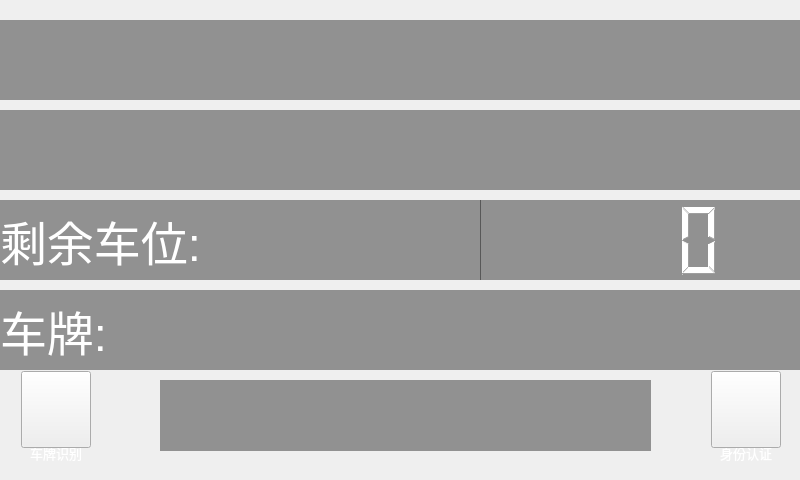
<?xml version="1.0" encoding="UTF-8"?>
<ui version="4.0">
 <class>scanner</class>
 <widget class="QWidget" name="scanner">
  <property name="geometry">
   <rect>
    <x>0</x>
    <y>0</y>
    <width>800</width>
    <height>480</height>
   </rect>
  </property>
  <property name="minimumSize">
   <size>
    <width>800</width>
    <height>480</height>
   </size>
  </property>
  <property name="windowTitle">
   <string>Form</string>
  </property>
  <widget class="QPushButton" name="gallery_Button">
   <property name="geometry">
    <rect>
     <x>21</x>
     <y>371</y>
     <width>70</width>
     <height>77</height>
    </rect>
   </property>
   <property name="minimumSize">
    <size>
     <width>70</width>
     <height>77</height>
    </size>
   </property>
   <property name="maximumSize">
    <size>
     <width>70</width>
     <height>77</height>
    </size>
   </property>
   <property name="font">
    <font>
     <stylestrategy>PreferAntialias</stylestrategy>
    </font>
   </property>
   <property name="focusPolicy">
    <enum>Qt::NoFocus</enum>
   </property>
   <property name="styleSheet">
    <string notr="true">border-image: url(:/icon/icon/sound.png);
</string>
   </property>
   <property name="text">
    <string/>
   </property>
  </widget>
  <widget class="QLabel" name="plate_label">
   <property name="geometry">
    <rect>
     <x>0</x>
     <y>290</y>
     <width>801</width>
     <height>80</height>
    </rect>
   </property>
   <property name="minimumSize">
    <size>
     <width>160</width>
     <height>50</height>
    </size>
   </property>
   <property name="maximumSize">
    <size>
     <width>16777215</width>
     <height>16777215</height>
    </size>
   </property>
   <property name="font">
    <font>
     <pointsize>35</pointsize>
     <stylestrategy>PreferAntialias</stylestrategy>
    </font>
   </property>
   <property name="styleSheet">
    <string notr="true">color: rgb(255, 255, 255);
background-color: rgba(0, 0, 0, 100);</string>
   </property>
   <property name="text">
    <string>车牌:</string>
   </property>
   <property name="alignment">
    <set>Qt::AlignLeading|Qt::AlignLeft|Qt::AlignVCenter</set>
   </property>
  </widget>
  <widget class="QLabel" name="label">
   <property name="geometry">
    <rect>
     <x>21</x>
     <y>440</y>
     <width>70</width>
     <height>25</height>
    </rect>
   </property>
   <property name="minimumSize">
    <size>
     <width>70</width>
     <height>0</height>
    </size>
   </property>
   <property name="maximumSize">
    <size>
     <width>70</width>
     <height>16777215</height>
    </size>
   </property>
   <property name="font">
    <font>
     <pointsize>10</pointsize>
    </font>
   </property>
   <property name="styleSheet">
    <string notr="true">color: rgb(255, 255, 255);</string>
   </property>
   <property name="text">
    <string>车牌识别</string>
   </property>
   <property name="alignment">
    <set>Qt::AlignCenter</set>
   </property>
  </widget>
  <widget class="QPushButton" name="lock_Button">
   <property name="geometry">
    <rect>
     <x>711</x>
     <y>371</y>
     <width>70</width>
     <height>77</height>
    </rect>
   </property>
   <property name="minimumSize">
    <size>
     <width>70</width>
     <height>77</height>
    </size>
   </property>
   <property name="maximumSize">
    <size>
     <width>70</width>
     <height>77</height>
    </size>
   </property>
   <property name="font">
    <font>
     <stylestrategy>PreferAntialias</stylestrategy>
    </font>
   </property>
   <property name="focusPolicy">
    <enum>Qt::NoFocus</enum>
   </property>
   <property name="styleSheet">
    <string notr="true">border-image: url(:/icon/icon/padlock.png);
</string>
   </property>
   <property name="text">
    <string/>
   </property>
  </widget>
  <widget class="QLabel" name="label_2">
   <property name="geometry">
    <rect>
     <x>711</x>
     <y>440</y>
     <width>70</width>
     <height>25</height>
    </rect>
   </property>
   <property name="minimumSize">
    <size>
     <width>70</width>
     <height>0</height>
    </size>
   </property>
   <property name="maximumSize">
    <size>
     <width>70</width>
     <height>16777215</height>
    </size>
   </property>
   <property name="font">
    <font>
     <pointsize>10</pointsize>
    </font>
   </property>
   <property name="styleSheet">
    <string notr="true">color: rgb(255, 255, 255);</string>
   </property>
   <property name="text">
    <string>身份认证</string>
   </property>
   <property name="alignment">
    <set>Qt::AlignCenter</set>
   </property>
  </widget>
  <widget class="QLabel" name="temp_label">
   <property name="enabled">
    <bool>true</bool>
   </property>
   <property name="geometry">
    <rect>
     <x>0</x>
     <y>20</y>
     <width>801</width>
     <height>80</height>
    </rect>
   </property>
   <property name="minimumSize">
    <size>
     <width>160</width>
     <height>50</height>
    </size>
   </property>
   <property name="maximumSize">
    <size>
     <width>16777215</width>
     <height>16777215</height>
    </size>
   </property>
   <property name="font">
    <font>
     <pointsize>35</pointsize>
     <stylestrategy>PreferAntialias</stylestrategy>
    </font>
   </property>
   <property name="styleSheet">
    <string notr="true">color: rgb(255, 255, 255);
background-color: rgba(0, 0, 0, 100);</string>
   </property>
   <property name="text">
    <string/>
   </property>
   <property name="alignment">
    <set>Qt::AlignLeading|Qt::AlignLeft|Qt::AlignVCenter</set>
   </property>
  </widget>
  <widget class="QLabel" name="scanner_label">
   <property name="enabled">
    <bool>true</bool>
   </property>
   <property name="geometry">
    <rect>
     <x>160</x>
     <y>380</y>
     <width>491</width>
     <height>71</height>
    </rect>
   </property>
   <property name="minimumSize">
    <size>
     <width>160</width>
     <height>50</height>
    </size>
   </property>
   <property name="maximumSize">
    <size>
     <width>16777215</width>
     <height>16777215</height>
    </size>
   </property>
   <property name="font">
    <font>
     <pointsize>35</pointsize>
     <stylestrategy>PreferAntialias</stylestrategy>
    </font>
   </property>
   <property name="styleSheet">
    <string notr="true">color: rgb(255, 255, 255);
background-color: rgba(0, 0, 0, 100);</string>
   </property>
   <property name="text">
    <string/>
   </property>
   <property name="alignment">
    <set>Qt::AlignCenter</set>
   </property>
  </widget>
  <widget class="QLCDNumber" name="lcdNumber">
   <property name="geometry">
    <rect>
     <x>480</x>
     <y>200</y>
     <width>321</width>
     <height>80</height>
    </rect>
   </property>
   <property name="font">
    <font>
     <pointsize>40</pointsize>
    </font>
   </property>
   <property name="styleSheet">
    <string notr="true">color: rgb(255, 255, 255);
background-color: rgba(0, 0, 0, 100);</string>
   </property>
   <property name="frameShape">
    <enum>QFrame::NoFrame</enum>
   </property>
   <property name="digitCount">
    <number>4</number>
   </property>
  </widget>
  <widget class="QLabel" name="label_3">
   <property name="geometry">
    <rect>
     <x>0</x>
     <y>200</y>
     <width>481</width>
     <height>80</height>
    </rect>
   </property>
   <property name="font">
    <font>
     <pointsize>35</pointsize>
    </font>
   </property>
   <property name="styleSheet">
    <string notr="true">color: rgb(255, 255, 255);
background-color: rgba(0, 0, 0, 100);</string>
   </property>
   <property name="text">
    <string>剩余车位:</string>
   </property>
  </widget>
  <widget class="QLabel" name="hum_label">
   <property name="enabled">
    <bool>true</bool>
   </property>
   <property name="geometry">
    <rect>
     <x>0</x>
     <y>110</y>
     <width>801</width>
     <height>80</height>
    </rect>
   </property>
   <property name="minimumSize">
    <size>
     <width>160</width>
     <height>50</height>
    </size>
   </property>
   <property name="maximumSize">
    <size>
     <width>16777215</width>
     <height>16777215</height>
    </size>
   </property>
   <property name="font">
    <font>
     <pointsize>35</pointsize>
     <stylestrategy>PreferAntialias</stylestrategy>
    </font>
   </property>
   <property name="styleSheet">
    <string notr="true">color: rgb(255, 255, 255);
background-color: rgba(0, 0, 0, 100);</string>
   </property>
   <property name="text">
    <string/>
   </property>
   <property name="alignment">
    <set>Qt::AlignLeading|Qt::AlignLeft|Qt::AlignVCenter</set>
   </property>
  </widget>
  <zorder>plate_label</zorder>
  <zorder>label</zorder>
  <zorder>label_2</zorder>
  <zorder>temp_label</zorder>
  <zorder>scanner_label</zorder>
  <zorder>lock_Button</zorder>
  <zorder>gallery_Button</zorder>
  <zorder>lcdNumber</zorder>
  <zorder>label_3</zorder>
  <zorder>hum_label</zorder>
 </widget>
 <resources/>
 <connections/>
</ui>
